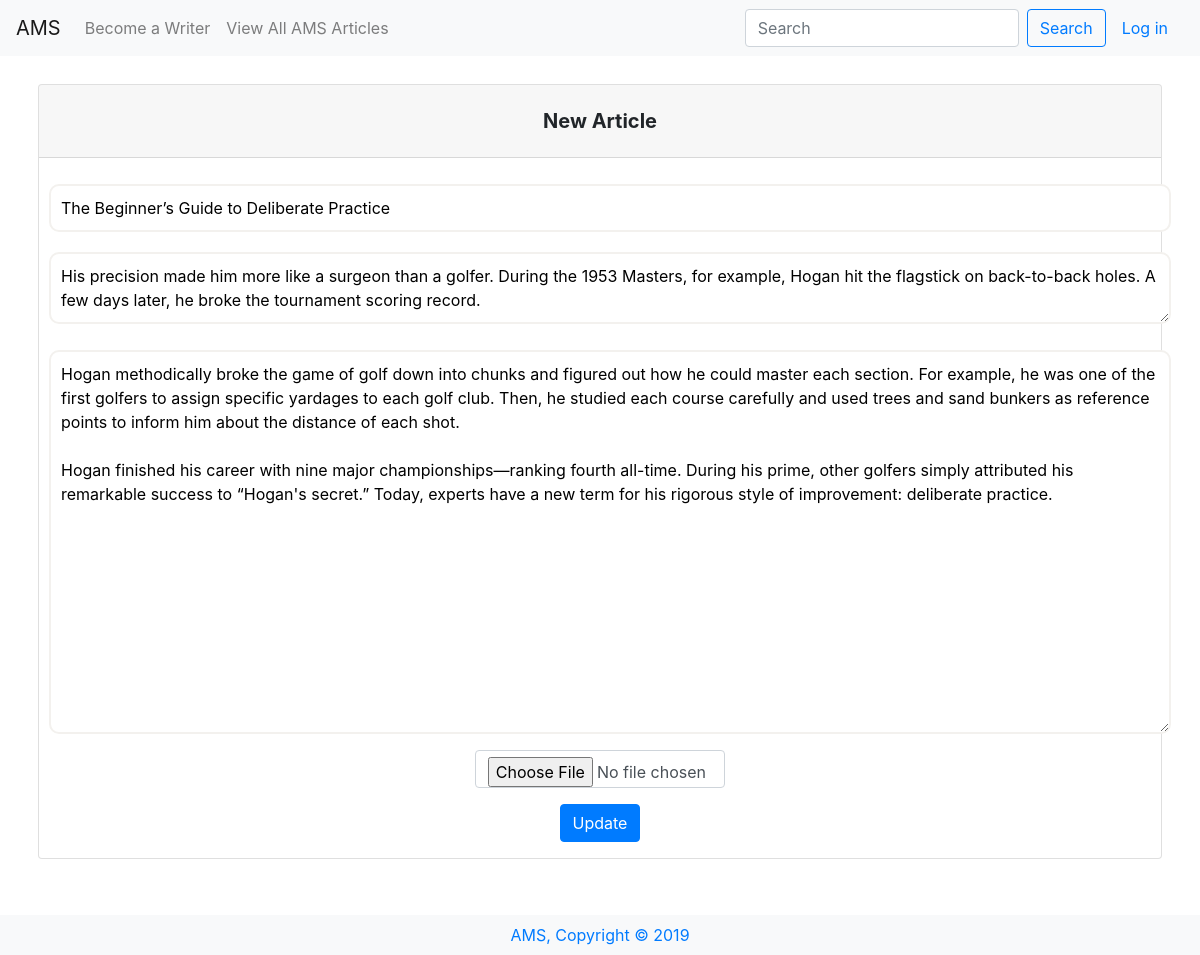
Before: /edit/2 with the older database file.
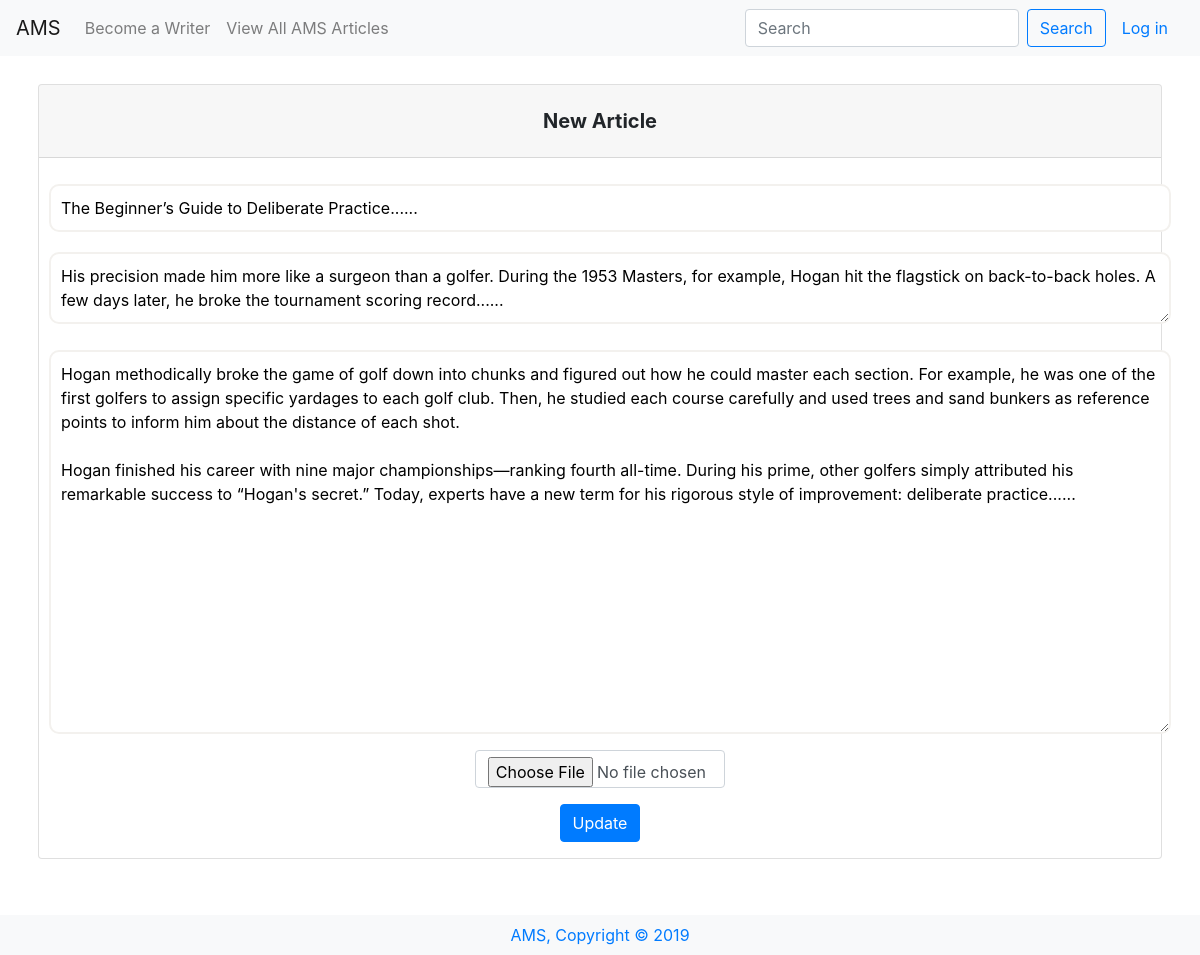
After: the same page with the newer database file.
### tables this page shows
CREATE TABLE 'articles' ('id' integer PRIMARY KEY AUTOINCREMENT NOT NULL, 'userid' smallint NOT NULL, 'title' varchar(255) NOT NULL, 'description' varchar(300) NOT NULL, 'content' text NOT NULL, 'like' smallint, 'dislike' smallint, 'image' bytea, 'date' timestamp NOT NULL DEFAULT CURRENT_TIMESTAMP);

### application.py (the view)
@app.route("/edit/<id>", methods=["GET", "POST"])
def edit(id):
    print("article before",id)
    if request.method == "POST":
        print("article after",id)
        userid = session["user_id"]
        title = request.form.get("title")
        description = request.form.get("description")
        content = request.form.get("content")
        image = request.form.get("image")
        db.execute("UPDATE articles SET title=:title, description=:description, content=:content, image=:image WHERE id=:id",
            title=title, description=description, content=content, image=image, id=id)
        return redirect("/view")
    else:
        data= db.execute("select * FROM articles WHERE id= :id", id=id)
        return render_template("edit.html", data=data)

### application.py (called while the page is built)
@app.after_request
def after_request(response):
    response.headers["Cache-Control"] = "no-cache, no-store, must-revalidate"
    response.headers["Expires"] = 0
    response.headers["Pragma"] = "no-cache"
    return response

### templates/edit.html (shortened to what this page needs)
{% extends "layout.html" %}
{% block main %}
<div class="card pb-3 mb-5">
    <h5 class="card-header info-color white-text  mb-3 text-center py-4">
        <strong>New Article</strong>
    </h5>
    <form action="/edit/{{data[0]['id']}}" method="POST">
        <input class="title" name="title" placeholder="Title" value="{{data[0]['title']}}">
        <textarea class="md-6 description" cols="100" name="description"
            placeholder="Description">{{data[0]['description']}}</textarea>
        <textarea name="content" id="textarea" rows="15" cols="100" class="content" placeholder="Your Article here..."
            value="">{{data[0]['content']}}</textarea>
        <div class="custom-file mb-3 col-md-3">
            <input type="file" name="image" class="form-control" accept="image/*" />
        </div>
        <br>
        <button class="btn btn-primary" type="submit">Update</button>
    </form>
</div>
{% endblock %}

Changed rows visible on the page:
changed articles: title "The Beginner’s Guide to Deliberate Practice" → "The Beginner’s Guide to Deliberate Practice......"; description "…broke the tournament scoring record." → "…broke the tournament scoring record......"; content "…style of improvement: deliberate practice." → "…style of improvement: deliberate practice......"
